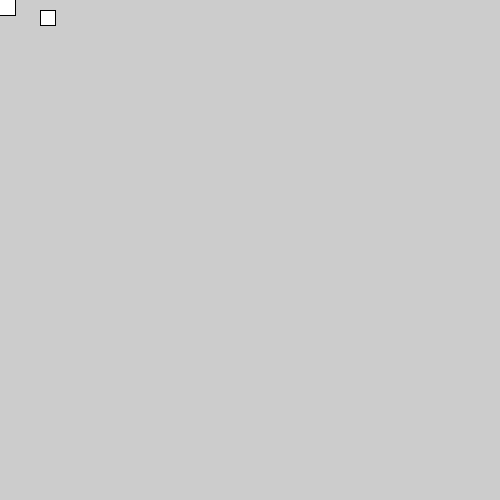
Frame 1 (no input)
Frame 60 (the mouse pressed at the canvas centre just before this capture): identical to frame 1, image omitted
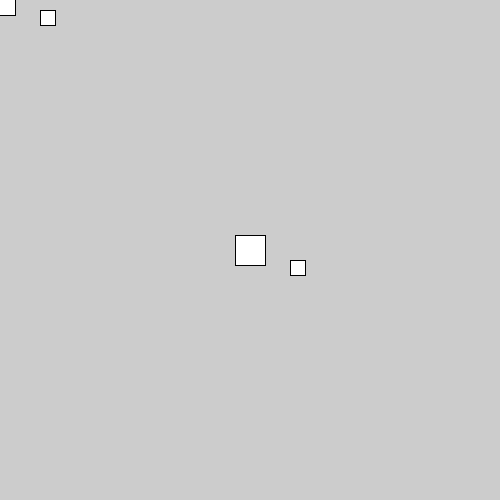
Frame 120 (the mouse held since frame 60 and released just before this capture)

The Processing sketch that drew these frames (run headless with seeded random() and noise(); from frame 60 on, the mouse is pressed at the canvas centre):

// Processing sketch: code_07_26
// ── code_07_26.pde
void setup() {
     size(500, 500);
}

void draw() {
     translate(mouseX-15, mouseY-15);
     rect(0, 0, 30, 30);
     translate(55, 25);
     rect(0, 0, 15, 15);
}
